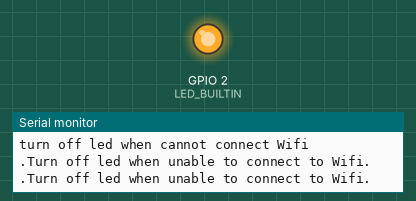
Simulated run of this sketch. Board: ESP32. On the bench: output pins drawn as LEDs (lit = HIGH), the last lines printed to the serial monitor. Dashed ring = blinking. WiFi joins after 1.5 s; servers stay silent unless stated; no MQTT or app messages arrive unless stated.

Above: at 2.0 s.
At 3.2 s:
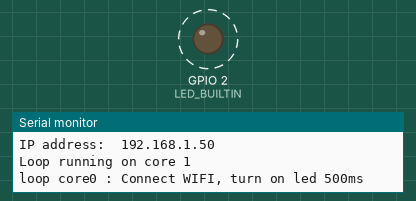
Timing chart, 0 to 4.0 s (numbered marks = the images above):
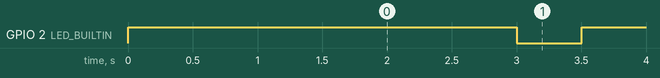

The sketch:

Multi-Tasking.ino
```cpp
#include <PubSubClient.h>
#include <WiFiClientSecure.h>
#include <WiFi.h>

// shared variable
TaskHandle_t t0;
TaskHandle_t t1;

const char* ssid = "";
const char* wifi_password = "";
const char* mqtt_server = "";
const char* mqtt_username = "";
const char* mqtt_password = "";
const char* clientID = "";

WiFiClient wifiClient;
PubSubClient client(mqtt_server, 1883,wifiClient);

void setup() {
 pinMode(LED_BUILTIN, OUTPUT);
  Serial.begin(115200);
    //create a task to handle Mqtt (core 0)
  xTaskCreatePinnedToCore(
    tMqtt,        /* Task function. */
    "Mqtt",       /* name of task. */
    10000,        /* Stack size of task */
    NULL,         /* parameter of the task */
    1,            /* priority of the task */
    &t0,          /* Task handle to keep track of created task */
    1);           /* pin task to core 0 */
  delay(500);
  // create a task to handle led LED_BUILTIN (core 1)
  xTaskCreatePinnedToCore(
    tLedFunc,     /* Task function. */
    "Led",        /* name of task. */
    10000,        /* Stack size of task */
    NULL,         /* parameter of the task */
    1,            /* priority of the task */
    &t1,          /* Task handle to keep track of created task */
    0);           /* pin task to core 1 */
  delay(500);
}

void loop() {
  Serial.print("Loop running on core ");
  Serial.println(xPortGetCoreID());
  delay(1000);
}
//setup_wifi
void tWifi(){
  delay(10);
  Serial.print("Connecting to ");
  Serial.println(ssid);

  WiFi.begin(ssid, wifi_password);
  client.setServer(mqtt_server, 1883);

 while (WiFi.status() != WL_CONNECTED) {
    digitalWrite(LED_BUILTIN, HIGH);
    Serial.println("Turn off led when unable to connect to Wifi.");
    delay(500);
    Serial.print(".");
 }
  Serial.println("");
  Serial.println("WiFi connected");
  Serial.print("IP address: ");
  Serial.println(WiFi.localIP());
   //connect MQTT Broker
   if (client.connect(clientID, mqtt_username, mqtt_password)) {
    Serial.println("Set on loop Core1 : Connected MQTT Broker!");
  }
  else {
    Serial.println("Set on loop Core1 : Connection MQTT Broker fail.");
  }
}

#define MSG_BUFFER_SIZE  (50)
long trylastReconnect = 0;
unsigned long lastMsg = 0;
char msg[MSG_BUFFER_SIZE];
int value = 0;

boolean reconnect() {
  Serial.println("reconnect active");
  if (!client.connected() ) {
    Serial.println("connecting...");
    if (client.connect(clientID, mqtt_username, mqtt_password)) {
      Serial.println("Connected MQTT broker waiting publish");

      client.subscribe("#");
    } else {
      Serial.print("Failed, rc=");
      Serial.print(client.state());
      Serial.println(" Try again in 5sec");
    }
  }
  return client.connected();
}

void tMqtt(void *params){
  // local Variables
  bool lastState = false;
  Serial.print("tMqtt running on core ");
  Serial.println(xPortGetCoreID());
  // loop
  while (true) {
    if (WiFi.status() != WL_CONNECTED) {
    digitalWrite(LED_BUILTIN, HIGH);
    Serial.println("turn off led when cannot connect Wifi");
    delay(1000);
   }
    if(WiFi.status() == WL_CONNECTED){
    Serial.println("loop core0 : Connect WIFI, turn on led 500ms ");
    digitalWrite(LED_BUILTIN, LOW);
    delay(500);
    Serial.println("loop core0 : Connect WIFI, turn off led 500ms ");
    digitalWrite(LED_BUILTIN, HIGH);
    delay(500);
    }
    else if(client.connected()){
    digitalWrite(LED_BUILTIN, LOW);
    Serial.println("loop core0 : Connect MQTT, Turn on led ");
    }
  }
}
// tLedFunc: blinks every 1000ms
void tLedFunc(void *params) {
  // local variable

  // setup
  Serial.print("tLedFunc running on core ");
  Serial.println(xPortGetCoreID());
  Serial.print("Connecting to ");
  Serial.println(ssid);
  // connect WiFi
  tWifi();
  // Connect MQTT
  while (true) {
    if (!client.connected()) {
    long now = millis();
    if (now - trylastReconnect > 5000) {
      trylastReconnect = now;
      Serial.println("Loop core 1 : Counting.. ,not connect");
      Serial.println("Counter is reset : 0");
      Serial.print("Counter Change to : ");
      Serial.println(trylastReconnect);
      // try to reconnect
      if (reconnect()) {
        trylastReconnect = 0;
        Serial.println("loop core 1 : Reconnecting..., turn off LED: ");
      }
    }
  }
    else if (client.connected()) {
    client.loop();
    Serial.println("loop core1 : Connected...");
    Serial.print("IP address:  ");
    Serial.println(WiFi.localIP());

     client.disconnect();
     delay(50);
  }
  delay(1000);
  }
    digitalWrite(LED_BUILTIN, !digitalRead(LED_BUILTIN));
    Serial.println("loop core1 : led swap");
    delay(1000);
}
```

Measured:
- by itself, GPIO 2 (LED_BUILTIN): alternates HIGH for 0.50 s and LOW for 0.50 s
